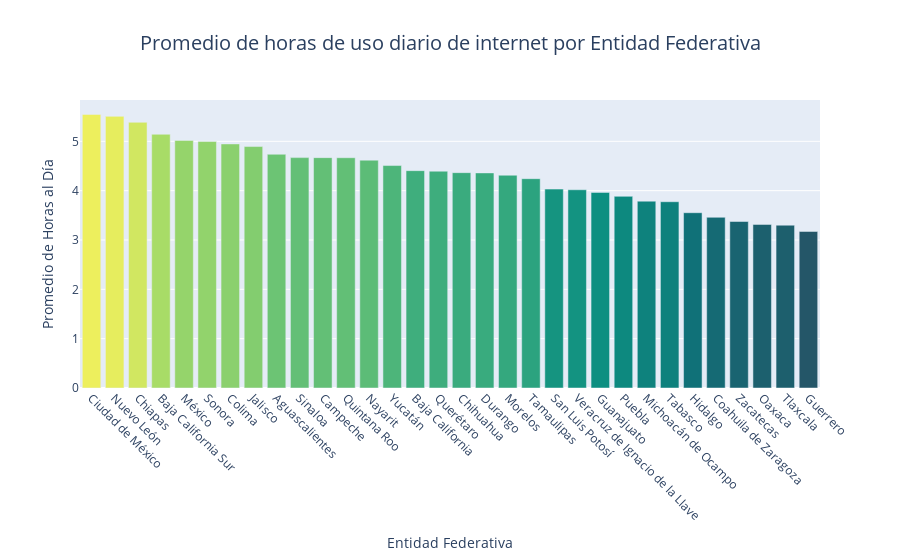

Notebook code for this chart:
### Code cell
# Data preparation
promedio_por_estado = usuarios1_con_entidades.groupby("NOM_ENTIDAD")["P7_4"].mean().reset_index()
promedio_por_estado = promedio_por_estado.sort_values(by="P7_4", ascending=False)

# Define autumn-inspired color palette
colores_otono = px.colors.sequential.Aggrnyl

# Create the bar chart
fig = px.bar(
    promedio_por_estado,
    x="NOM_ENTIDAD",
    y="P7_4",
    title="Promedio de horas de uso diario de internet por Entidad Federativa",
    color="P7_4",
    color_continuous_scale=colores_otono
)

# Update layout for a cleaner, more readable chart
fig.update_layout(
    title_font_size=20,
    title_x=0.5,
    xaxis_title="Entidad Federativa",
    yaxis_title="Promedio de Horas al Día",
    xaxis_tickangle=45,
    coloraxis_showscale=False,
)

fig.show()

### Figure 1 — Plotly figure (JSON) as saved in the notebook; plotly's stock layout.template omitted (floating-point values rounded to 4 significant figures)
{"data": [{"alignmentgroup": "True", "hovertemplate": "NOM_ENTIDAD=%{x}<br>P7_4=%{marker.color}<extra></extra>", "legendgroup": "", "marker": {"color": [5.546, 5.506, 5.386, 5.143, 5.019, 4.996, 4.947, 4.894, 4.738, 4.67, 4.669, 4.668, 4.618, 4.509, 4.406, 4.395, 4.365, 4.36, 4.313, 4.243, 4.032, 4.018, 3.965, 3.885, 3.787, 3.776, 3.553, 3.46, 3.375, 3.316, 3.3, 3.173], "coloraxis": "coloraxis", "pattern": {"shape": ""}}, "name": "", "offsetgroup": "", "orientation": "v", "showlegend": false, "textposition": "auto", "type": "bar", "x": ["Ciudad de México", "Nuevo León", "Chiapas", "Baja California Sur", "México", "Sonora", "Colima", "Jalisco", "Aguascalientes", "Sinaloa", "Campeche", "Quintana Roo", "Nayarit", "Yucatán", "Baja California", "Querétaro", "Chihuahua", "Durango", "Morelos", "Tamaulipas", "San Luis Potosí", "Veracruz de Ignacio de la Llave", "Guanajuato", "Puebla", "Michoacán de Ocampo", "Tabasco", "Hidalgo", "Coahuila de Zaragoza", "Zacatecas", "Oaxaca", "Tlaxcala", "Guerrero"], "xaxis": "x", "y": [5.546, 5.506, 5.386, 5.143, 5.019, 4.996, 4.947, 4.894, 4.738, 4.67, 4.669, 4.668, 4.618, 4.509, 4.406, 4.395, 4.365, 4.36, 4.313, 4.243, 4.032, 4.018, 3.965, 3.885, 3.787, 3.776, 3.553, 3.46, 3.375, 3.316, 3.3, 3.173], "yaxis": "y"}], "layout": {"barmode": "relative", "coloraxis": {"colorbar": {"title": {"text": "P7_4"}}, "colorscale": [[0, "rgb(36, 86, 104)"], [0.1667, "rgb(15, 114, 121)"], [0.3333, "rgb(13, 143, 129)"], [0.5, "rgb(57, 171, 126)"], [0.6667, "rgb(110, 197, 116)"], [0.8333, "rgb(169, 220, 103)"], [1, "rgb(237, 239, 93)"]], "showscale": false}, "legend": {"tracegroupgap": 0}, "title": {"font": {"size": 20}, "text": "Promedio de horas de uso diario de internet por Entidad Federativa", "x": 0.5}, "xaxis": {"anchor": "y", "domain": [0, 1], "tickangle": 45, "title": {"text": "Entidad Federativa"}}, "yaxis": {"anchor": "x", "domain": [0, 1], "title": {"text": "Promedio de Horas al Día"}}}}
